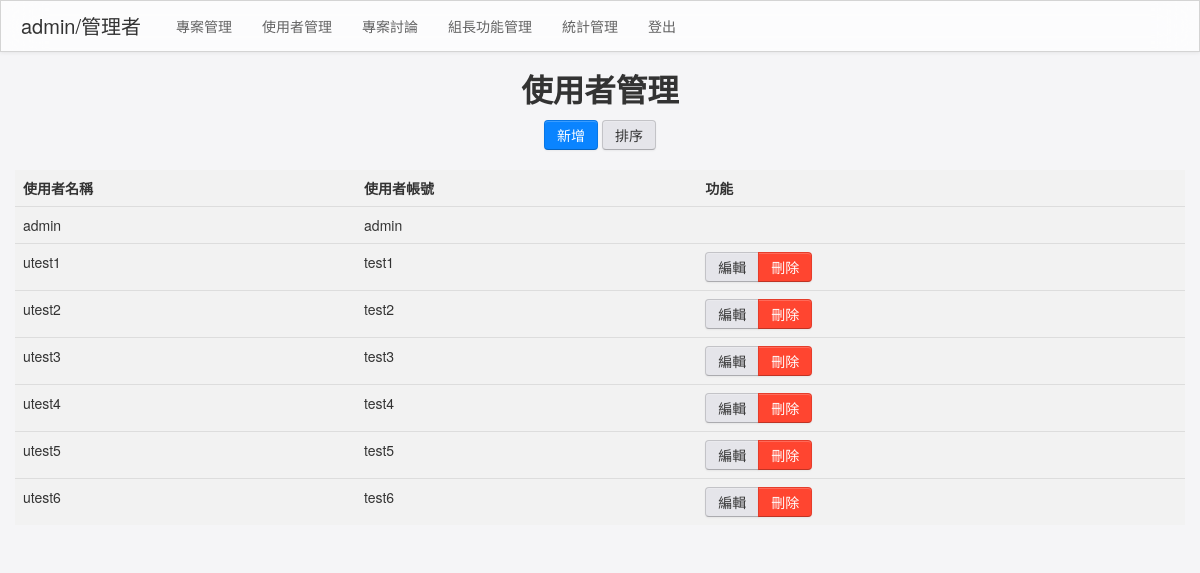
The page /admin.php (signed in) on the database its author committed.
### tables this page shows
CREATE TABLE IF NOT EXISTS `user` (
  `id` int(50) NOT NULL AUTO_INCREMENT,
  `username` text NOT NULL,
  `password` text NOT NULL,
  `pre` set('admin', 'user') NOT NULL DEFAULT 'user',
  `account` text NOT NULL,
  PRIMARY KEY (`id`)
);

### admin.php (the view, shortened to what this page needs)
<!DOCTYPE html>
<html lang="zh_tw">
<head>
    <?php include("head.php");?>
    <link rel="stylesheet" href="css/style.css">
</head>
<body class="b">
    <?php include("navbar.php");?>
    <div class="container">
    <div class="txt-center">
        <h2>使用者管理</h2>
        <a href="creatuser.php" class="btn btn-primary">新增</a>
        <?php if(isset($_GET['desc'])){?>
        <a type="button" href="admin.php" class="btn">排序</a>
        <?php }else{?>
        <a type="button" href="admin.php?desc" class="btn">排序</a>
        <?php } ?>
    </div>
    <br>
    <div class="c">
               <table class="table">
                    <thead>
                         <tr>
                              <th>使用者名稱</th>
                              <th>使用者帳號</th>
                              <th>功能</th>
                         </tr>
                    </thead>
                    <?php
                    $conn = mysqli_connect("127.0.0.1", "admin", "1234", "test");
                    if(isset($_GET['desc'])){
                        $sql = "SELECT * FROM user ORDER BY account DESC ";
                    }else{
                        $sql = "SELECT * FROM user ORDER BY account ASC ";
                    }
                    $result = $conn->query($sql);
                    if ($result->num_rows > 0) {
                         while ($row = $result->fetch_assoc()) {
                            if ($row['pre'] != "admin") {
                                echo "<tr><td>" . $row["username"] . "</td><td>" . $row["account"] . "</td><td>" . '<div class="btn-group"><a href=edituser.php?id=' . $row["id"] .' class="btn">編輯</a>' . '<a href=deleteuser.php?id=' . $row["id"] .' class="btn btn-danger">刪除</a></div>' . "</td></tr>";
                            }else {
                              echo "<tr><td>" . $row["username"] . "</td><td>" . $row["account"] . "</td><td></td></tr>";
                            }
                        }
                    } else {
                         return;
                    }
                    ?>
               </table>
    </div>
    </div>
</body>
</html>

### css/style.css (style rules this page uses)
* { font-family: Helvetica Neue, Segoe UI, Helvetica, Arial, sans-serif; user-select: none; text-shadow: none !important; outline: none !important; }
body.b { background:#F5F5F7; }
.c { background: #F2F2F2; }
.txt-center { text-align: center; }
.btn { background: rgba(229,229,234); }
.btn-primary { background: rgba(10,132,255); }
.btn-danger { background: rgba(255,69,48); }

### rows shown on the page
user: username "admin", account "admin"
user: username "utest1", account "test1"
user: username "utest2", account "test2"
user: username "utest3", account "test3"
user: username "utest4", account "test4"
user: username "utest5", account "test5"
user: username "utest6", account "test6"

### other values the page prints
$_SESSION['username'] "admin"
